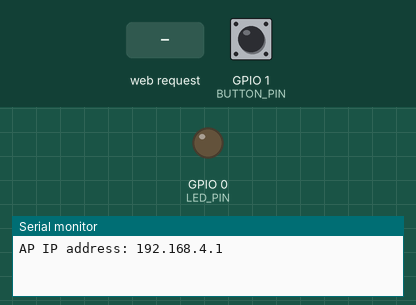
Recording of a sketch running on a simulated ESP32. Parts: output pins drawn as LEDs (lit = HIGH), the last lines printed to the serial monitor. Inputs (shaded band) come from the test bench; at power-on: GPIO 1 (BUTTON_PIN) HIGH.

Above: at 1.2 s.
1.3 s: HTTP request GET /activateLED received
At 2.5 s:
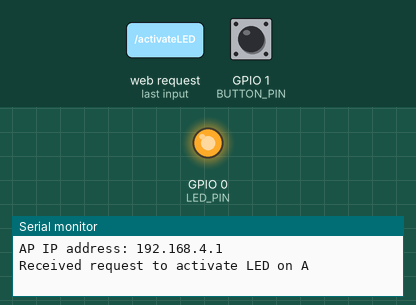
4.3 s: GPIO 1 (BUTTON_PIN) pulled LOW for 0.15 s
Timing chart, 0 to 7.3 s (numbered marks = the images above; inputs shaded):
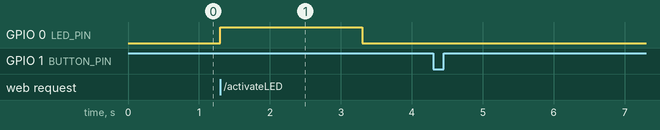

The sketch:

Code_AP.ino
```cpp
#include <WiFi.h>
#include <WebServer.h>
#include <HTTPClient.h>

const char* ssid = "ESP32-AP-A";
const char* password = "12345678";

WebServer server(80);

#define BUTTON_PIN 1
#define LED_PIN 0

unsigned long ledActivatedTime = 0; // Follow the Led
bool ledIsActivated = false; // LED state

void setup() {
  Serial.begin(115200);
  pinMode(BUTTON_PIN, INPUT_PULLUP);
  pinMode(LED_PIN, OUTPUT);

  WiFi.softAP(ssid, password);
  Serial.print("AP IP address: ");
  Serial.println(WiFi.softAPIP());

  server.on("/activateLED", []() {
    Serial.println("Received request to activate LED on A");
    digitalWrite(LED_PIN, HIGH); // Led state HIGH
    ledActivatedTime = millis(); // Save the moment
    ledIsActivated = true;
    server.send(200, "text/plain", "LED activated on A for 2 seconds");
  });

  server.begin();
}

void loop() {
  server.handleClient();

  // LED HIGH for 2 seconds
  if (ledIsActivated && (millis() - ledActivatedTime >= 2000)) {
    digitalWrite(LED_PIN, LOW); // Éteindre la LED
    ledIsActivated = false; // Réinitialisez l'état de la LED
  }

  // button
  static unsigned long lastDebounceTime = 0;
  bool buttonState = digitalRead(BUTTON_PIN);

  if (millis() - lastDebounceTime > 50) { // Debounce delay
    if (buttonState == LOW) {
      Serial.println("Button on A pressed, sending request to B");
      HTTPClient http;
      http.begin("http://192.168.4.2/activateRGBAndMotor");
      int httpCode = http.GET();
      if (httpCode > 0) {
        Serial.println("Request sent to B successfully");
      } else {
        Serial.println("Failed to send request to B");
      }
      http.end();
      lastDebounceTime = millis();
    }
  }
}
```

Measured:
- after the input at 1.3 s, GPIO 0 (LED_PIN): LOW → HIGH at once, → LOW 2.0 s later
